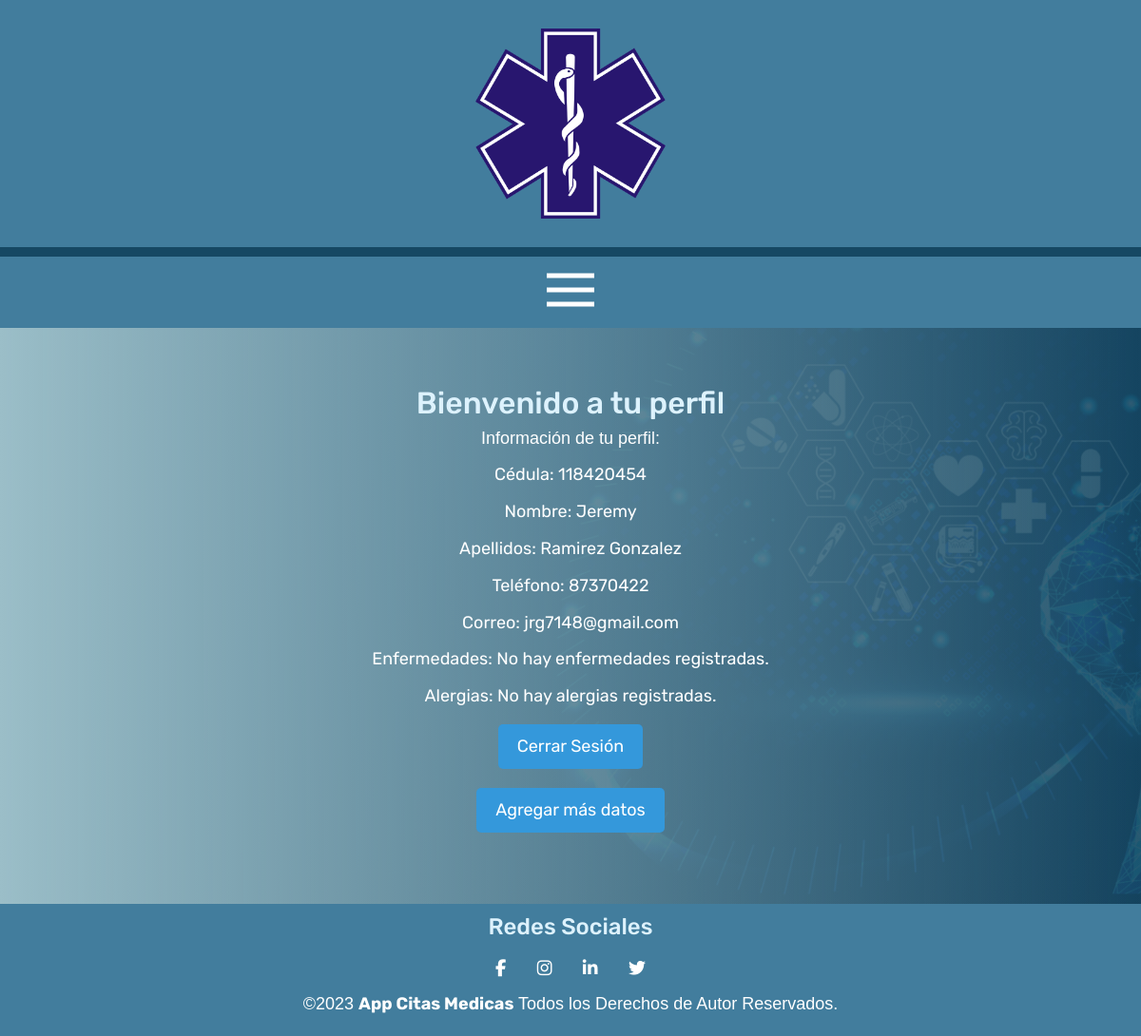
Screenshot of /perfil.php (signed in) with the database file from the repository.
### tables this page shows
CREATE TABLE `tab_usuarios` (
    `Cédula` VARCHAR(255) NOT NULL,
    `PrimerNombre` VARCHAR(100) NOT NULL,
    `SegundoNombre` VARCHAR(100) NULL,
    `PrimerApellido` VARCHAR(100) NOT NULL,
    `SegundoApellido` VARCHAR(100) NOT NULL,
    `Teléfono` VARCHAR(100) NOT NULL,
    `Correo` VARCHAR(100) NOT NULL,
    `Contraseña` VARCHAR(255) NOT NULL,
    `TipoSangre` VARCHAR(2) NULL,
    `Estatura` DOUBLE NULL,
    `Peso` DOUBLE NULL,
    PRIMARY KEY (`Cédula`)
);

### dbCRUD/datosCRUD.php (called while the page is built, shortened)
<?php
function getDatosArray($sql) {
    $retorno = array();
    try {
        $oConexion = Conecta();
        if(mysqli_set_charset($oConexion, "utf8")){
            if(!$result = mysqli_query($oConexion, $sql)) die();
            while ($row = mysqli_fetch_array($result)) {
                $retorno[] = $row;
            }
        }
    } catch (Throwable $th) {
        error_log($th, 0);
    }finally{
        Desconecta($oConexion);
    }
    return $retorno;
}

### perfil.php (the view, shortened to what this page needs)
<?php
    require_once "templates/head.php";
    require_once "templates/headerNavbar.php";
    require_once "dbCRUD/datosCRUD.php";
?>
<main>
<?php
$cedula = $_SESSION['id'];
$query = "SELECT * FROM tab_usuarios WHERE Cédula = $cedula";
$resultado = getDatosArray($query);
$queryAlergias = "SELECT a.Nombre FROM tab_alergias a
LEFT JOIN tab_alergiasusuario au ON au.CodAlergia = a.CodAlergia
WHERE au.Cédula = $cedula";
$alergias = getDatosArray($queryAlergias);
$queryEnfermedades = "SELECT e.Enfermedad FROM tab_historialmedico e
LEFT JOIN tab_historialmedicousuario eu ON eu.CodHistorial = e.CodHistorial
WHERE eu.Cédula = $cedula";
$enfermedades = getDatosArray($queryEnfermedades);
echo "<div class='contenedor__perfil'>";
echo "<h2>Bienvenido a tu perfil</h2>";
echo "<p>Información de tu perfil:</p>";
if (!empty($resultado)) {
    foreach ($resultado as $usuario) {
        echo "<ul class='perfil-ul'>";
        echo "<li>Cédula: " . $usuario['Cédula'] . "</li>";
        echo "<li>Nombre: " . $usuario['PrimerNombre'] . "</li>";
        echo "<li>Apellidos: " . $usuario['PrimerApellido'] .'  '. $usuario['SegundoApellido']."</li>";
        echo "<li>Teléfono: " . $usuario['Teléfono'] . "</li>";
        echo "<li>Correo: " . $usuario['Correo'] . "</li>";
        echo "<li>Enfermedades: ";
        if(!empty($enfermedades)){
            foreach ($enfermedades as $enfermedad) {
                echo "<br>".$enfermedad['Enfermedad'];
            }
        }
        else {
            echo "No hay enfermedades registradas.";
        }
        echo "</li>";
        echo "<li>Alergias: ";
        if(!empty($alergias)){
            foreach ($alergias as $alergia) {
                echo "<br>".$alergia['Nombre'];
            }
        }
        else {
            echo "No hay alergias registradas.";
        }
        echo "</li>";
        echo "</ul>";
    }
} else {
    echo "<p>No se encontraron detalles del perfil.</p>";
}
echo "<p><a class='usuario___links' href='cerrarsesion.php'>Cerrar Sesión</a></p>";
echo "<p><a class='usuario___links' href='agregarperfil.php'>Agregar más datos</a></p>";
echo "</div>";
?>
</main>
<?php
    require_once "templates/footer.php";
?>

### css/style.css (style rules this page uses)
:root { --primario: #427D9D; --primarioOscuro: #164863; --primarioOscuroTransparencia: rgba(22, 72, 99, 0.9); --secundario: #DDF2FD; --secundarioOscuro: #9BBEC8; --blanco: #FFF; --negro: #000; --rojo: #8B0000; --fuentePrincipal: 'Rubik', sans-serif; }
html { box-sizing: border-box; font-size: 62.5%; }
*, *:before, *:after { box-sizing: inherit; }
* { margin: 0; padding: 0; border: 0; font-size: 100%; vertical-align: baseline; font-family: 'Rubik', sans-serif; }
p { font-size: 1.8rem; font-family: Arial, Helvetica, sans-serif; color: var(--blanco); }
a { text-decoration: none; }
h1, h2, h3 { text-align: center; color: var(--secundario); font-family: var(--fuentePrincipal); }
h2 { font-size: 3.2rem; }
html,body { min-height: 100%; }
body { background-image: linear-gradient(var(--primarioOscuroTransparencia),var(--primarioOscuroTransparencia)), url(../img/Header.jpg); background-size: cover; background-attachment: fixed; }
.perfil-ul { font-size: 18px; line-height: 1.6; list-style-type: none; padding: 0; }
.perfil-ul li { margin-bottom: 10px; }
.usuario___links { display: inline-block; padding: 10px 20px; margin: 5px; background-color: #3498db; color: #ffffff; text-decoration: none; border-radius: 5px; transition: background-color 0.3s ease; }
.contenedor__perfil { text-align: center; color: var(--blanco); padding-top: 5%;padding-bottom: 5%; background-image: linear-gradient(to left, transparent, var(--secundarioOscuro)); }

### rows the page displays
tab_usuarios: Cédula "118420454", PrimerNombre "Jeremy", PrimerApellido "Ramirez", SegundoApellido "Gonzalez", Teléfono "87370422", Correo "jrg7148@gmail.com"
